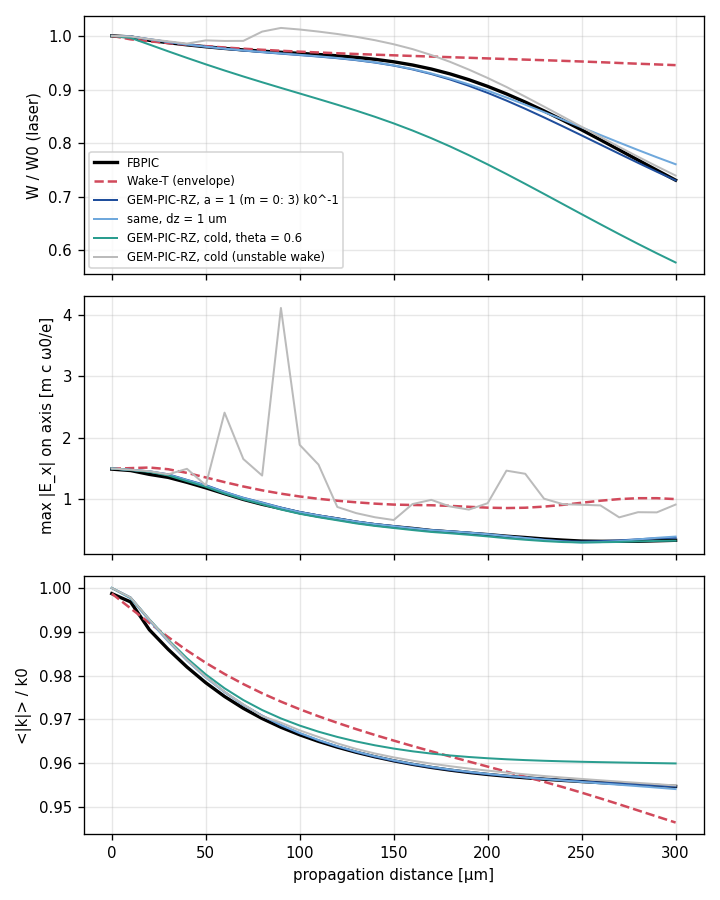

Here is the Python script that generated this plot:
"""Laser evolution benchmark: GEM-PIC-RZ against FBPIC and Wake-T.
Per propagation distance: laser energy W/W0 (fields of the modes m >= 1; Wake-T: from the envelope), peak |E_x| on
the axis, and the spectral centroid <|k|>/k0 (red-shift) of the laser fields.
usage: python3 compare.py [gem_dir ...]   (default: gem_out_a1m3 gem_out_a1m3_dz1 gem_out_th0.6 gem_out)
       -> laser_<gem_dir>.txt (from the HDF5 files with h5_extract), compare.png, and a table on stdout"""
import glob
import os
import subprocess
import sys
import matplotlib
matplotlib.use("Agg")
import matplotlib.pyplot as plt
import numpy as np

H5 = os.environ.get("H5_EXTRACT", "../../build/h5_extract")
runs = sys.argv[1:] or ["gem_out_a1m3", "gem_out_a1m3_dz1", "gem_out_th0.6", "gem_out"]
labels = {"gem_out": "GEM-PIC-RZ, cold (unstable wake)", "gem_out_th0.6": "GEM-PIC-RZ, cold, theta = 0.6",
          "gem_out_a1m3": "GEM-PIC-RZ, a = 1 (m = 0: 3) k0^-1", "gem_out_a1m3_dz1": "same, dz = 1 um"}


def gem_table(d):
    """z[um] W(m>=1) max|Ex|_axis <|k|>/k0 sigma_k/k0 from the HDF5 and axis files of a GEM-PIC-RZ run"""
    cache = f"laser_{d}.txt"
    files = sorted(glob.glob(f"{d}/data_*.h5"))  # (the HDF5 files are not in the repository)
    if os.path.exists(cache) and (not files or os.path.getmtime(cache) > max(os.path.getmtime(f) for f in files)):
        return np.loadtxt(cache)
    rows = []
    for f in files:
        e = subprocess.run([H5, f, "energy"], capture_output=True, text=True, check=True).stdout.split("\n")[1].split()
        z, W1 = float(e[1]) * 1000, float(e[5])
        sp = np.array([l.split() for l in subprocess.run([H5, f, "spectrum", "-1e9", "1e9", "0.3", "1.6", "261"],
                                                          capture_output=True, text=True, check=True).stdout.split("\n")
                       if l and not l.startswith("#")], float)
        k, S = sp[:, 0], sp[:, 2]
        kbar = np.sum(k * S) / np.sum(S)
        ks = np.sqrt(np.sum((k - kbar) ** 2 * S) / np.sum(S))
        step = int(f.split("_")[-1].split(".")[0])
        ax = np.loadtxt(f"{d}/axis_{step:05d}.txt")
        rows.append((z, W1, np.abs(ax[:, 1]).max(), kbar, ks))
    t = np.array(rows)
    np.savetxt(cache, t, header="z[um]  W(m>=1)[code]  max|Ex|_axis[m c w0/e]  <|k|>/k0  sigma_k/k0")
    return t


fb = np.loadtxt("fbpic_out/laser_fbpic.txt")
fb[:, 1] /= fb[0, 1]
wt = np.loadtxt("waket_out/laser_waket.txt") if os.path.exists("waket_out/laser_waket.txt") else None
plt.rcParams.update({"font.size": 9})
fig, axs = plt.subplots(3, 1, figsize=(6, 7.5), sharex=True)
for j, (lab, col) in enumerate([("W / W0 (laser)", 1), ("max |E_x| on axis [m c ω0/e]", 2), ("<|k|> / k0", 3)]):
    axs[j].plot(fb[:, 0], fb[:, col], "k-", lw=2, label="FBPIC")
    if wt is not None:
        axs[j].plot(wt[:, 0], wt[:, col], "--", color="#d1495b", lw=1.5, label="Wake-T (envelope)")
    axs[j].set_ylabel(lab)
print(f"{'run':16s} {'z':>6s} {'W/W0':>7s} {'FBPIC':>7s} {'max|Ex|':>8s} {'FBPIC':>7s} {'<k>/k0':>7s} {'FBPIC':>7s}")
for d, c in zip(runs, ["#1f4e9c", "#6fa8dc", "#2a9d8f", "#bbbbbb"]):
    if not glob.glob(f"{d}/data_*.h5") and not os.path.exists(f"laser_{d}.txt"):
        continue
    g = gem_table(d)
    g[:, 1] /= g[0, 1]
    for j, col in enumerate([1, 2, 3]):
        axs[j].plot(g[:, 0], g[:, col], "-", color=c, lw=1.2, label=labels.get(d, d))
    for z in (100, 200, 300):
        i, k = np.argmin(abs(g[:, 0] - z)), np.argmin(abs(fb[:, 0] - z))
        if abs(g[i, 0] - z) < 1 and abs(fb[k, 0] - z) < 1:
            print(f"{d:16s} {z:6.0f} {g[i, 1]:7.3f} {fb[k, 1]:7.3f} {g[i, 2]:8.3f} {fb[k, 2]:7.3f} {g[i, 3]:7.4f} {fb[k, 3]:7.4f}")
if wt is not None:
    for z in (100, 200, 300):
        i, k = np.argmin(abs(wt[:, 0] - z)), np.argmin(abs(fb[:, 0] - z))
        if abs(wt[i, 0] - z) < 1 and abs(fb[k, 0] - z) < 1:
            print(f"{'Wake-T':16s} {z:6.0f} {wt[i, 1]:7.3f} {fb[k, 1]:7.3f} {wt[i, 2]:8.3f} {fb[k, 2]:7.3f} {wt[i, 3]:7.4f} {fb[k, 3]:7.4f}")
axs[2].set_xlabel("propagation distance [µm]")
axs[0].legend(fontsize=7)
for a in axs:
    a.grid(alpha=0.3)
fig.tight_layout()
fig.savefig("compare.png", dpi=120)
